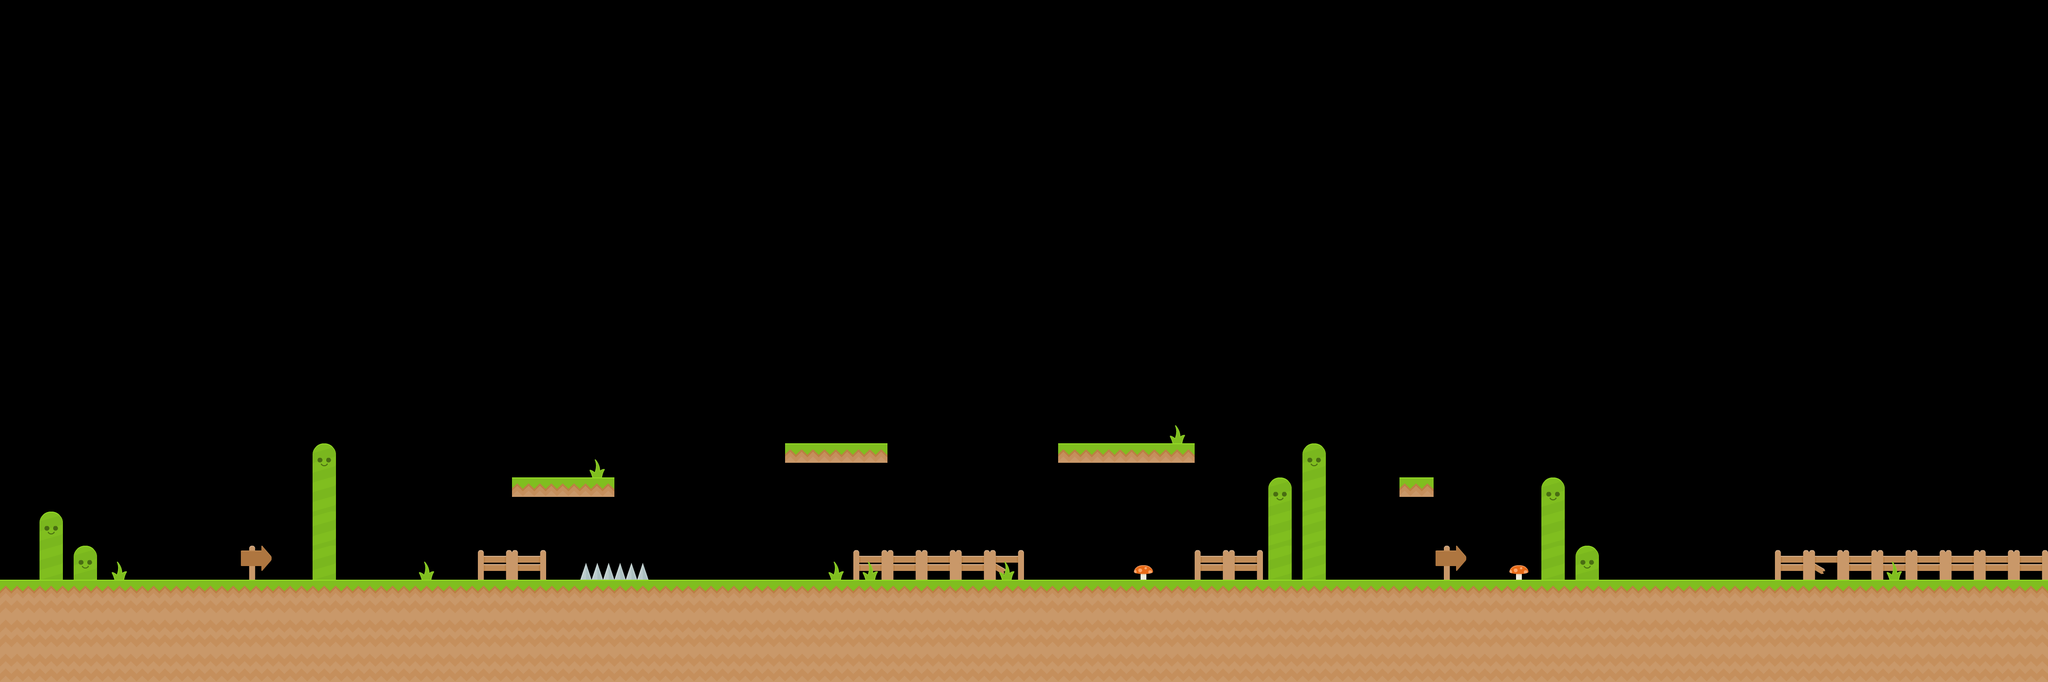

This game map was drawn from its Tiled (.tmx) file and the tilesets committed beside it. A one-line description and the trimmed map source follow:
An orthogonal 60x20 tile map with 70x70 px tiles, 2 tile layers (bk, qq), 4 tilesets and 32 objects (12x Coin, 6x Article, 5x Slime, 4x Brick, Wall, ...).

<map version="1.0" orientation="orthogonal" width="60" height="20" tilewidth="70" tileheight="70">
 <tileset firstgid="1" name="some" tilewidth="70" tileheight="70">
  <image source="Tiles/some.png" width="350" height="420" />
 </tileset>
 <tileset firstgid="31" name="door" tilewidth="70" tileheight="110">
  <image source="Items/door.png" width="70" height="110" />
 </tileset>
 <tileset firstgid="32" name="springboardDown_ok" tilewidth="70" tileheight="36">
  <image source="Items/springboardDown_ok.png" width="70" height="36" />
 </tileset>
 <tileset firstgid="33" name="springboardDown" tilewidth="70" tileheight="70">
  <image source="Items/springboardDown.png" width="70" height="70" />
 </tileset>
 <layer name="bk" width="60" height="20">
  <data>[1200 cells, 45 non-empty, 8 distinct tile ids]</data>
 </layer>
 <layer name="qq" width="60" height="20">
  <data>[1200 cells, 201 non-empty, 7 distinct tile ids]</data>
 </layer>
 <objectgroup name="BrickLayer" width="60" height="20">
  <object name="Wall" type="Wall" x="1" y="1191" width="7007" height="337" />
  <object name="Brick" type="Brick" x="1609" y="909" width="212" height="41" />
  <object name="Brick" type="Brick" x="2169" y="910" width="282" height="41" />
  <object name="Brick" type="Brick" x="2867" y="980" width="72" height="43" />
  <object name="Spikes" type="Spikes" x="1189" y="1152" width="140" height="38" />
  <object name="Brick" type="Brick" x="1050" y="979" width="212" height="41" />
 </objectgroup>
 <objectgroup name="CoinLayer" width="60" height="20">
  <object name="Coin" type="Coin" x="921" y="1067" width="79" height="70" />
  <object name="Coin" type="Coin" x="821" y="1066" width="79" height="70" />
  <object name="Coin" type="Coin" x="2363" y="1109" width="79" height="70" />
  <object name="Coin" type="Coin" x="2457" y="1109" width="79" height="70" />
  <object name="Coin" type="Coin" x="1612" y="826" width="79" height="70" />
  <object name="Coin" type="Coin" x="2863" y="900" width="79" height="70" />
  <object name="Coin" type="Coin" x="1170" y="902" width="79" height="70" />
  <object name="Coin" type="Coin" x="1072" y="900" width="79" height="70" />
  <object name="Coin" type="Coin" x="1718" y="826" width="79" height="70" />
  <object name="Coin" type="Coin" x="1903" y="1116" width="79" height="70" />
  <object name="Coin" type="Coin" x="1829" y="1116" width="79" height="70" />
  <object name="Coin" type="Coin" x="1984" y="1116" width="79" height="70" />
 </objectgroup>
 <objectgroup name="MonsterLayer" width="60" height="20">
  <object name="FlyingSlime" type="FlyingSlime" x="3156" y="835" width="127" height="106" />
  <object name="Slime" type="Slime" x="1668" y="1134" width="74" height="46" />
  <object name="Slime" type="Slime" x="2209" y="1118" width="74" height="46" />
  <object name="Slime" type="Slime" x="2867" y="1132" width="74" height="46" />
  <object name="Slime" type="Slime" x="3676" y="1112" width="74" height="46" />
  <object name="Slime" type="Slime" x="3328" y="1110" width="74" height="46" />
 </objectgroup>
 <objectgroup name="ArticleLayer" width="60" height="20">
  <object name="Article" type="Article" gid="7" x="3465" y="1177" />
  <object name="Article" type="Article" gid="7" x="3548" y="1176" />
  <object name="Article" type="Article" gid="7" x="2242" y="894" />
  <object name="Article" type="Article" gid="7" x="2315" y="897" />
  <object name="Article" type="Article" gid="7" x="1344" y="1186" />
  <object name="Article" type="Article" gid="7" x="1342" y="1110" />
  <object name="Door" type="Door" gid="31" x="3920" y="1190" />
 </objectgroup>
 <objectgroup name="HeroLayer" width="60" height="20">
  <object name="Hero" type="Hero" x="350" y="1045" width="97" height="76" />
 </objectgroup>
</map>
